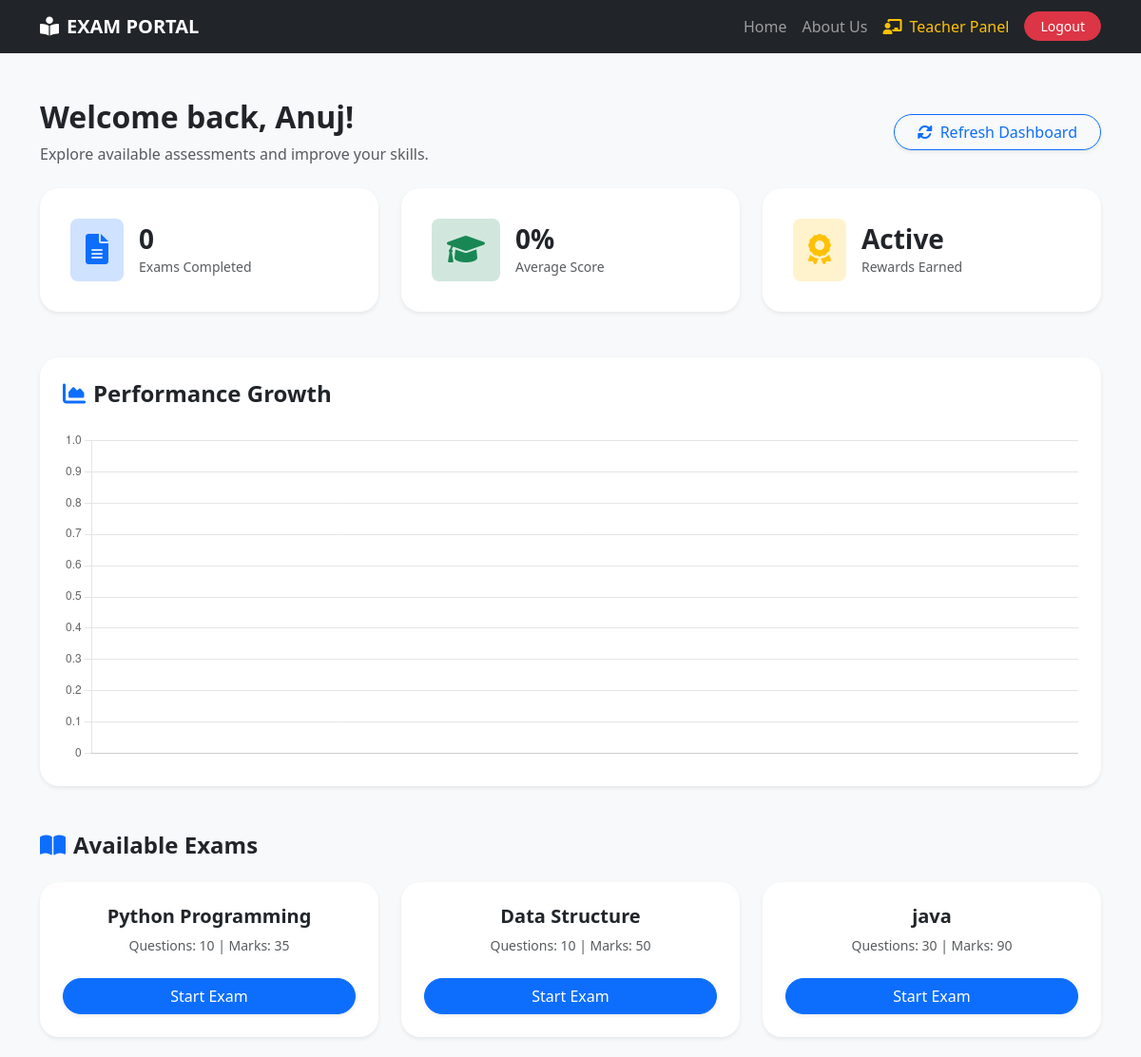
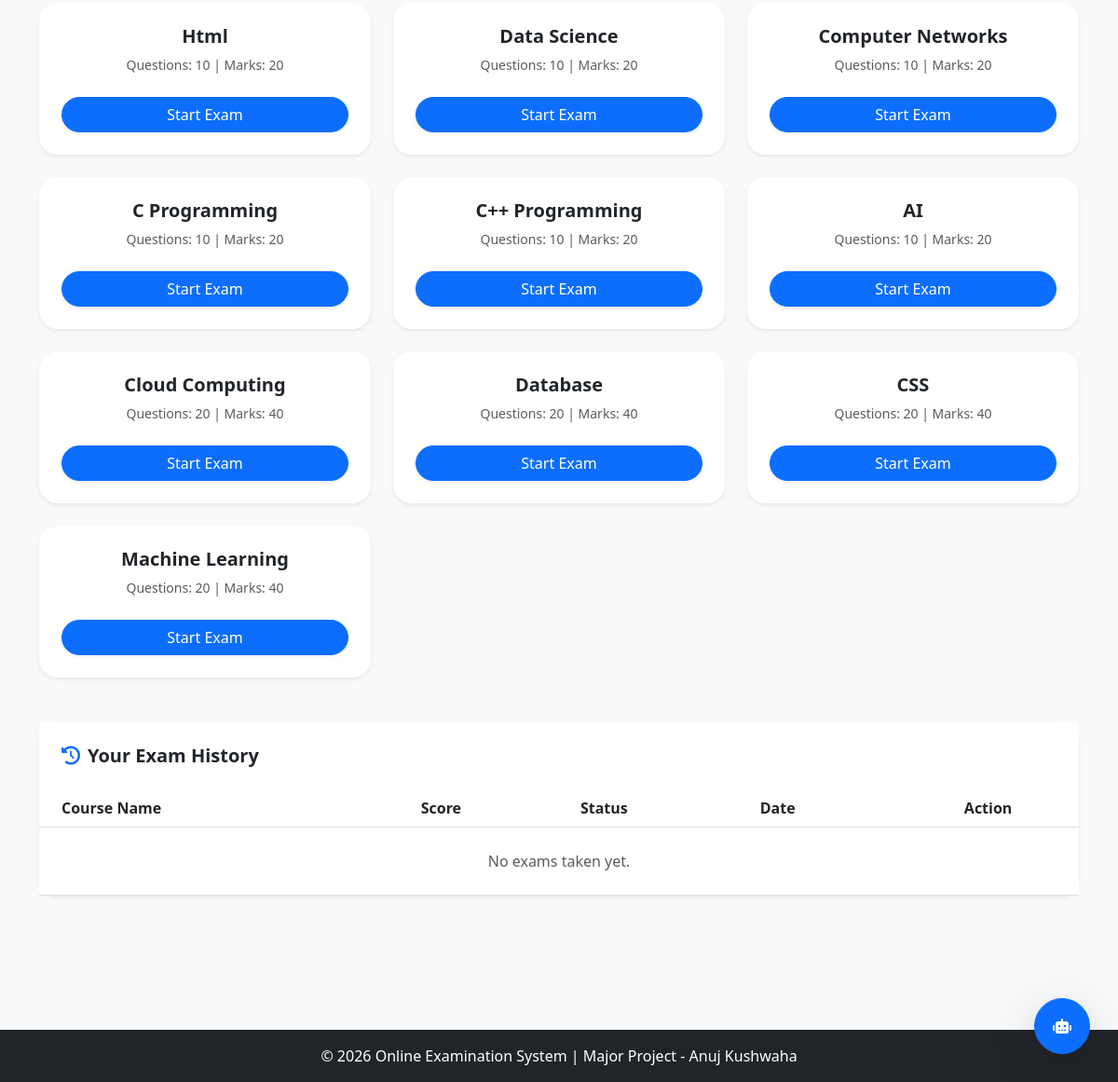
/student-dashboard/ (signed in), run on the app's committed database (2 pictures, top to bottom).
### exam/models.py (models this page shows, shortened)
class Course(models.Model):
    course_name = models.CharField(max_length=50)
    question_number = models.PositiveIntegerField()
    total_marks = models.PositiveIntegerField()
    duration = models.PositiveIntegerField(default=30, help_text="Duration in minutes")

### exam/views.py (the view)
# urls.py: path('student-dashboard/',views.student_dashboard,name='student-dashboard'),
@login_required
def student_dashboard(request):
    courses = Course.objects.all()
    results = Result.objects.filter(student=request.user).order_by('date')
    labels = [r.exam.course_name for r in results]
    scores = [r.marks for r in results]
    avg_marks = results.aggregate(Avg('marks'))['marks__avg'] or 0
    predicted_score = predict_next_score(request.user)
    context = {
        'courses': courses,
        'results': results,
        'total_exams': results.count(),
        'total_course': courses.count(),
        'avg_marks': round(avg_marks, 1),
        'predicted_score': predicted_score,
        'labels': json.dumps(labels),
        'scores': json.dumps(scores),
    }
    return render(request, 'student_dashboard.html', context)

### exam/predictor.py (called while the page is built, shortened)
def predict_next_score(user):
    results = Result.objects.filter(student=user).order_by('date')
    if results.count() < 2:
        return None  # We need at least 2 exams to find a trend

### exam/templates/student_dashboard.html (shortened to what this page needs)
{% extends 'base.html' %}
{% load static %}
{% block content %}
<div class="container py-5">
    <div class="row mb-4 align-items-center">
        <div class="col-md-8">
            <h2 class="fw-bold">Welcome back, {{ request.user.first_name|default:request.user.username }}!</h2>
            <p class="text-muted mb-0">Explore available assessments and improve your skills.</p>
        </div>
        <div class="col-md-4 text-md-end mt-3 mt-md-0">
            <a href="{% url 'student-dashboard' %}" class="btn btn-outline-primary rounded-pill px-4 shadow-sm">
                <i class="fas fa-sync-alt me-2"></i>Refresh Dashboard
            </a>
        </div>
    </div>
    <div class="row g-4 mb-5">
        <div class="col-md-4">
            <div class="card border-0 shadow-sm rounded-4 p-3 bg-white">
                <div class="card-body d-flex align-items-center">
                    <div class="icon-box bg-primary-subtle text-primary rounded-3 p-3 me-3">
                        <i class="fas fa-file-alt fa-2x"></i>
                    </div>
                    <div>
                        <h3 class="mb-0 fw-bold">{{ total_exams|default:"0" }}</h3>
                        <span class="text-muted small">Exams Completed</span>
                    </div>
                </div>
            </div>
        </div>
        <div class="col-md-4">
            <div class="card border-0 shadow-sm rounded-4 p-3 bg-white">
                <div class="card-body d-flex align-items-center">
                    <div class="icon-box bg-success-subtle text-success rounded-3 p-3 me-3">
                        <i class="fas fa-graduation-cap fa-2x"></i>
                    </div>
                    <div>
                        <h3 class="mb-0 fw-bold">{{ avg_marks|default:"0" }}%</h3>
                        <span class="text-muted small">Average Score</span>
                    </div>
                </div>
            </div>
        </div>
        <div class="col-md-4">
            <div class="card border-0 shadow-sm rounded-4 p-3 bg-white">
                <div class="card-body d-flex align-items-center">
                    <div class="icon-box bg-warning-subtle text-warning rounded-3 p-3 me-3">
                        <i class="fas fa-award fa-2x"></i>
                    </div>
                    <div>
                        <h3 class="mb-0 fw-bold">Active</h3>
                        <span class="text-muted small">Rewards Earned</span>
                    </div>
                </div>
            </div>
        </div>
    </div>
    <div class="row mb-5">
        <div class="col-12">
            <div class="card border-0 shadow-sm rounded-4 p-4 bg-white">
                <h4 class="fw-bold mb-4"><i class="fas fa-chart-area text-primary me-2"></i>Performance Growth</h4>
                <div style="height: 350px; width: 100%;">
                    <canvas id="performanceChart"></canvas>
                </div>
            </div>
        </div>
    </div>
    <div class="mb-5">
        <h4 class="fw-bold mb-4"><i class="fas fa-book-open text-primary me-2"></i>Available Exams</h4>
        <div class="row g-4">
            {% for c in courses %}
            <div class="col-md-4">
                <div class="card border-0 shadow-sm rounded-4 h-100 exam-card">
                    <div class="card-body p-4 text-center">
                        <h5 class="fw-bold mb-2">{{ c.course_name }}</h5>
                        <p class="text-muted small mb-4">Questions: {{ c.question_number }} | Marks: {{ c.total_marks }}</p>
                        <a href="{% url 'student-exam' c.id %}" class="btn btn-primary w-100 rounded-pill shadow-sm">
                            Start Exam
                        </a>
                    </div>
                </div>
            </div>
            {% empty %}
            <div class="col-12 text-center py-5 bg-light rounded-4">
                <p class="text-muted">No exams currently available.</p>
            </div>
            {% endfor %}
        </div>
    </div>
    <div class="card border-0 shadow-sm rounded-4 mb-5">
        <div class="card-header bg-white py-4 px-4 border-0">
            <h5 class="fw-bold mb-0"><i class="fas fa-history me-2 text-primary"></i>Your Exam History</h5>
        </div>
        <div class="card-body p-0">
            <div class="table-responsive">
                <table class="table table-hover align-middle mb-0">
                    <thead class="bg-light">
                        <tr>
                            <th class="ps-4">Course Name</th>
                            <th>Score</th>
                            <th>Status</th>
                            <th>Date</th>
                            <th class="text-center">Action</th>
                        </tr>
                    </thead>
                    <tbody>
                        {% for r in results %}
                        <tr>
                            <td class="ps-4 fw-bold text-dark">{{ r.exam.course_name }}</td>
                            <td>{{ r.marks }} / {{ r.exam.total_marks }}</td>
                            <td>
                                {% if r.marks >= 8 %}
                                    <span class="badge rounded-pill bg-success-subtle text-success border border-success px-3">Passed</span>
                                {% else %}
                                    <span class="badge rounded-pill bg-danger-subtle text-danger border border-danger px-3">Failed</span>
                                {% endif %}
                            </td>
                            <td>{{ r.date|date:"d M, Y" }}</td>
                            <td class="text-center">
                                <a href="{% url 'download-pdf' r.id %}" class="btn btn-sm btn-outline-info rounded-pill px-3 me-2">
                                    <i class="fas fa-file-pdf"></i> Result
                                </a>
                                {% if r.marks >= 8 %}
                                <a href="{% url 'download-certificate' r.id %}" class="btn btn-sm btn-warning rounded-pill px-3 shadow-sm">
                                    <i class="fas fa-award"></i> Certificate
                                </a>
                                {% endif %}
                            </td>
                        </tr>
                        {% empty %}
                        <tr>
                            <td colspan="5" class="text-center py-4 text-muted">No exams taken yet.</td>
                        </tr>
                        {% endfor %}
                    </tbody>
                </table>
            </div>
        </div>
    </div>
</div>
<script>
    const ctx = document.getElementById('performanceChart').getContext('2d');
    const examLabels = JSON.parse(document.getElementById('exam-labels-data').textContent);
    const examScores = JSON.parse(document.getElementById('exam-scores-data').textContent);
    new Chart(ctx, {
        type: 'line',
        data: {
            labels: examLabels,
            datasets: [{
                label: 'Score',
                data: examScores,
                borderColor: '#0d6efd',
                backgroundColor: 'rgba(13, 110, 253, 0.1)',
                fill: true,
                tension: 0.4
            }]
        },
        options: {
            responsive: true,
            maintainAspectRatio: false,
            plugins: { legend: { display: false } }
        }
    });
</script>
{% endblock %}

### exam/templates/student_dashboard.html (style rules this page uses)
body { background-color: #f8f9fa; }
.bg-primary-subtle { background-color: #e7f1ff; }
.bg-success-subtle { background-color: #e1f7ec; }
.bg-warning-subtle { background-color: #fff8e6; }
.rounded-4 { border-radius: 1.25rem !important; }

### data on the page
Course: course_name "Python Programming", question_number "10", total_marks "35"
Course: course_name "Data Structure", question_number "10", total_marks "50"
Course: course_name "java", question_number "30", total_marks "90"
Course: course_name "Html", question_number "10", total_marks "20"
Course: course_name "Data Science", question_number "10", total_marks "20"
Course: course_name "Computer Networks", question_number "10", total_marks "20"
Course: course_name "C Programming", question_number "10", total_marks "20"
Course: course_name "C++ Programming", question_number "10", total_marks "20"
Course: course_name "AI", question_number "10", total_marks "20"
Course: course_name "Cloud Computing", question_number "20", total_marks "40"
Course: course_name "Database", question_number "20", total_marks "40"
Course: course_name "CSS", question_number "20", total_marks "40"
Course: course_name "Machine Learning", question_number "20", total_marks "40"

### other printed values
{{ request.user.first_name|default:request.user.username }} "Anuj"
{{ total_exams|default:"0" }} "0"
{{ avg_marks|default:"0" }} "0"
